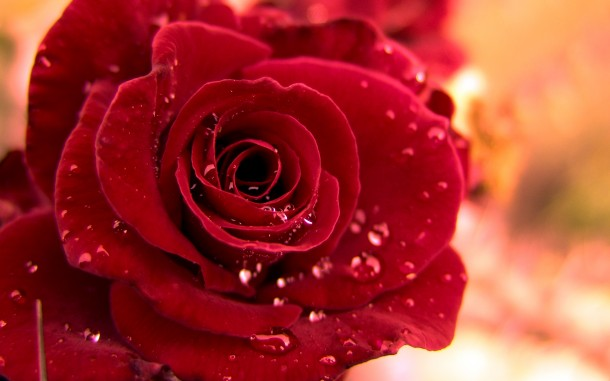
#> input picture Original.jpeg, 610 x 381 px
$ python RunLenght.py
#> lines starting #> are read from the running program, lines starting #| are printed output that depends on the picture
import numpy as np
import pickle
import cv2
import sys
import os
def encode_RLE(arr):
	pre_value = arr[0]
	result = []
	lenght = []
	pre_value = arr[0]
	doub = False
	for i,value in enumerate(arr[1:]):
		if value == pre_value:
			if doub is False:
				result += [value] + [value]
				doub = True
				lenght += [2]
			else:
				if lenght[-1] == 255:
					doub = False
					pre_value = value
				else:
					lenght[-1] +=1
		else :
			if doub == False:
				result += [pre_value]
			pre_value = value
			doub = False
	if doub == False:
		result += [pre_value]
	return (result,lenght)

def decode_RLE(arr,run):
	result = []
	pre_value = arr[0]
	doub = False
	count =0
	Max_len = False
	for i,value in enumerate(arr[1:]):
		if value == pre_value:
			if Max_len == True:
				pre_value = value
				Max_len = False
				doub = False
			else:
				result += [value]*run[count]
				if run[count] == 255:
					Max_len = True
				count +=1
				pre_value = value
				doub = True
		else:
			if Max_len == True:
				Max_len = False
			if doub == False:
				result += [pre_value]
			pre_value = value
			doub = False
	if doub == False:
		result += [pre_value]

	return result

if __name__ == '__main__':


	img = cv2.imread('Original.jpeg')
#> img is the input picture: shape (381, 610, 3); mean B, G, R 47.8, 52.7, 165.7
	root = img
	arr = np.array(img)
	w,h,c = img.shape
#> w = 381; h = 610; c = 3

	with open('Uncompress_img','wb') as f:
		pickle.dump(img,f)


	print('Compressing...')
	arr = cv2.cvtColor(img,cv2.COLOR_BGR2YCrCb)
#> arr: shape (381, 610, 3); mean of channels 0, 1, 2 85.9, 184.9, 106.5
	y,cr,cb = arr[:,:,0] , arr[:,:,1] , arr[:,:,2]
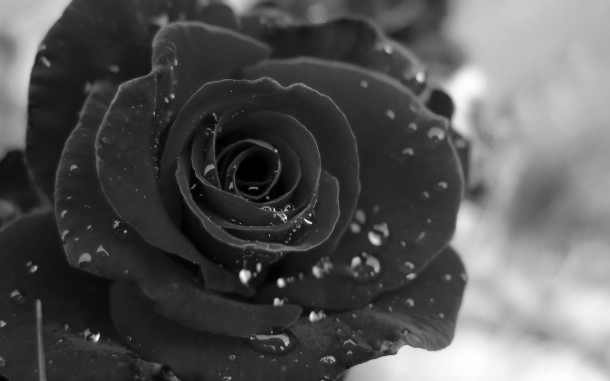
#> y: shape (381, 610); min 0, max 255, mean 85.9
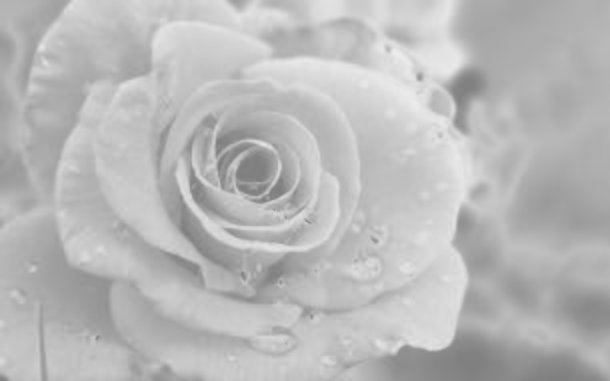
#> cr: shape (381, 610); min 124, max 236, mean 184.9
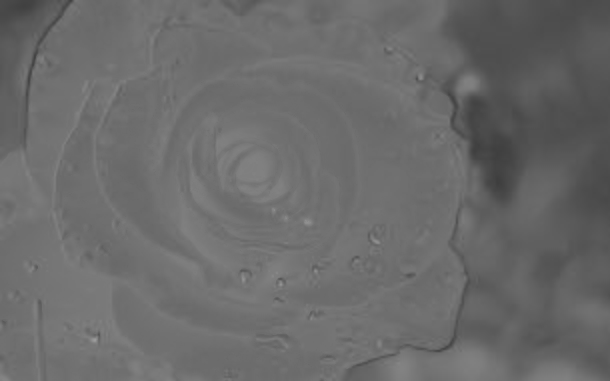
#> cb: shape (381, 610); min 62, max 156, mean 106.5
	y,cb,cr = y.ravel(),cb.ravel(),cr.ravel()

	y,runy = encode_RLE(y)
#> in encode_RLE, `pre_value = arr[0]`: pre_value = 184
#> the loop in encode_RLE, `for i,value in enumerate(arr[1:]):` made 232409 passes
#> (value, result, doub) on passes 1, 4, 22, 25, 29, 37: (184, [184, 184], True), (183, [184, 184, 183, 183], True), (184, [184, 184, 183, 183, 184, 184], True), (185, [184, 184, 183, 183, 184, 184, 185, 185], True), (186, [184, 184, 183, 183, 184, 184, 185, 185, 186, 186], True), (187, [184, 184, 183, 183, 184, 184, 185, 185, 186, 186, 187, 187], True)
#> (value, pre_value, doub) on passes 3, 21, 24, 28, 36, 38: (183, 183, False), (184, 184, False), (185, 185, False), (186, 186, False), (187, 187, False), (188, 188, False)
#> after the loop in encode_RLE, `for i,value in enumerate(arr[1:]):`: lenght = 38202 items; result = 194990 items
#> y = 194991 items; runy = 38202 items
	cb,runcb =encode_RLE(cb)
#> the loop in encode_RLE (call 2), `for i,value in enumerate(arr[1:]):` made 232409 passes
#> (value, result, doub) on passes 1, 5, 9, 15, 17, 19, 21: (74, [74, 74], True), (73, [74, 74, 73, 73], True), (72, [74, 74, 73, 73, 72, 72], True), (71, [74, 74, 73, 73, 72, 72, 71, 71], True), (70, [74, 74, 73, 73, 72, 72, 71, 71, 70, 70], True), (69, [74, 74, 73, 73, 72, 72, 71, 71, 70, 70, 69, 69], True), (68, [74, 74, 73, 73, 72, 72, 71, 71, 70, 70, 69, 69, 68, 68], True)
#> (value, pre_value, doub) on passes 4, 8, 14, 16, 18, 20: (73, 73, False), (72, 72, False), (71, 71, False), (70, 70, False), (69, 69, False), (68, 68, False)
#> cb = 156008 items; runcb = 47266 items
	cr,runcr = encode_RLE(cr)
#> cr = 183185 items; runcr = 41694 items

	data = (bytes(y),bytes(runy),
			bytes(cb),bytes(runcb),
			bytes(cr),bytes(runcr),
			w,h)

	with open('Compress_img','wb') as f:
		pickle.dump(data,f)
	print('Compress completed!')
	data = None
	with open('Compress_img','rb') as f:
		data = pickle.load(f)

	print('Decompressing ...')
	y,runy,cb,runcb,cr,runcr,w,h = data

	Y = decode_RLE(y,runy)

	CB = decode_RLE(cb,runcb)

	CR = decode_RLE(cr,runcr)
	#Y = np.array(Y)
	Y = np.reshape(Y,(w,h))
	CB = np.reshape(CB,(w,h))
	CR = np.reshape(CR,(w,h))
	img = np.zeros((w,h,3),'uint8')
	img[:,:,0] = Y
	img[:,:,1] = CR
	img[:,:,2] = CB
	img = cv2.cvtColor(img,cv2.COLOR_YCrCb2BGR)
	with open('Decompress_img','wb') as f:
		pickle.dump(img,f)
	print('Decompress completedm !')
	cv2.imshow('Uncompress',root)
	cv2.imshow('Compress',img)

	a = root.ravel()
	b = img.ravel()
	if np.array_equal(a,b):
		print('correct')
	else:
		print('wrong')

	cv2.waitKey(0)
	cv2.destroyAllWindows()
